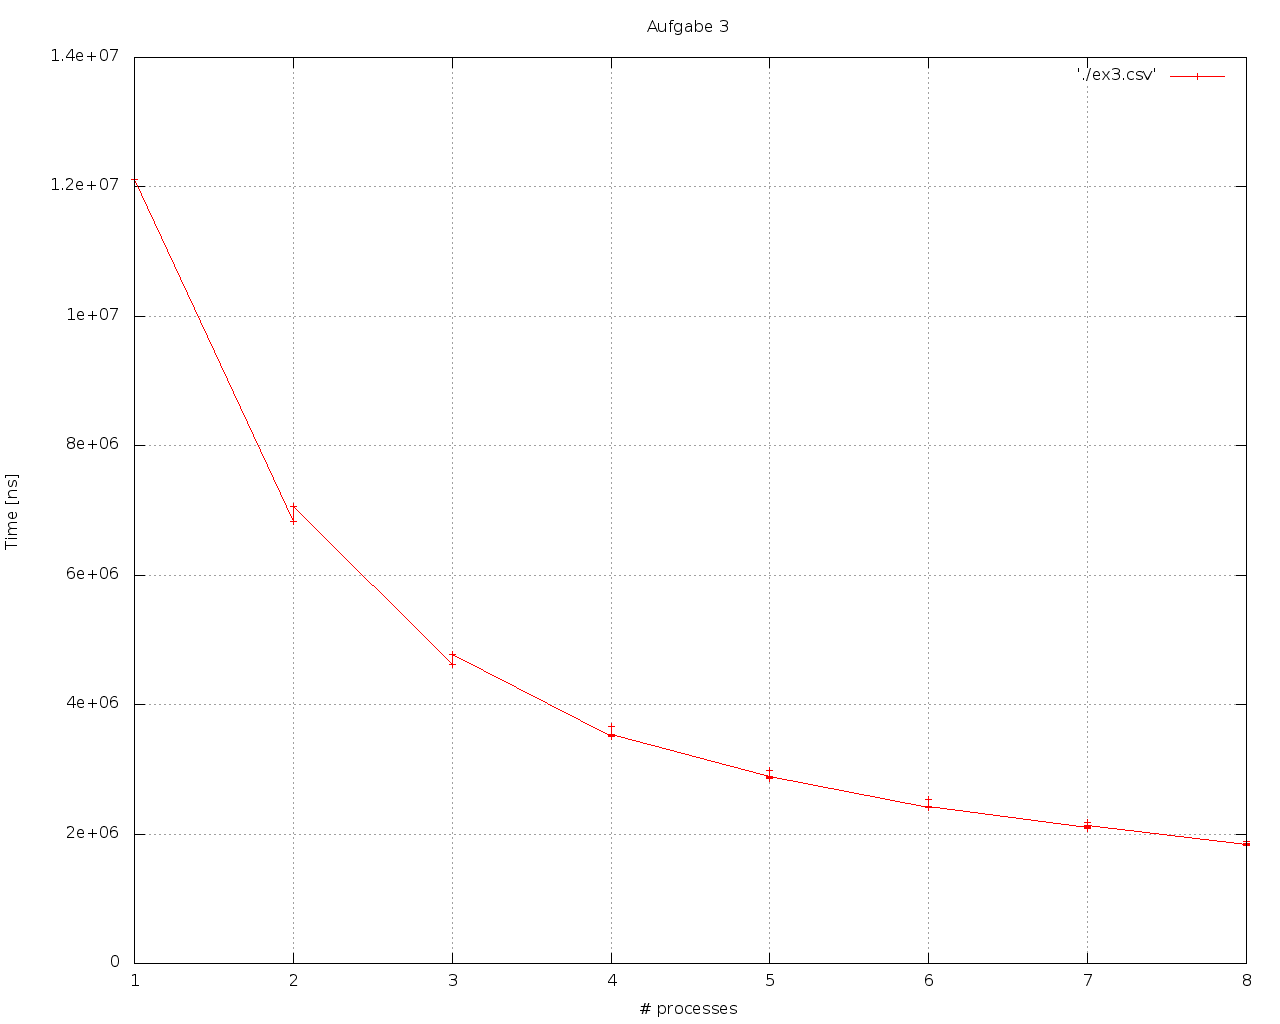

gnuplot code for this plot:
set terminal png size 1280,1024
set output './ex3.png'
set xlabel '# processes'
set ylabel 'Time [ns]'
set style data linespoints
set grid
set title 'Aufgabe 3'
plot './ex3.csv'
